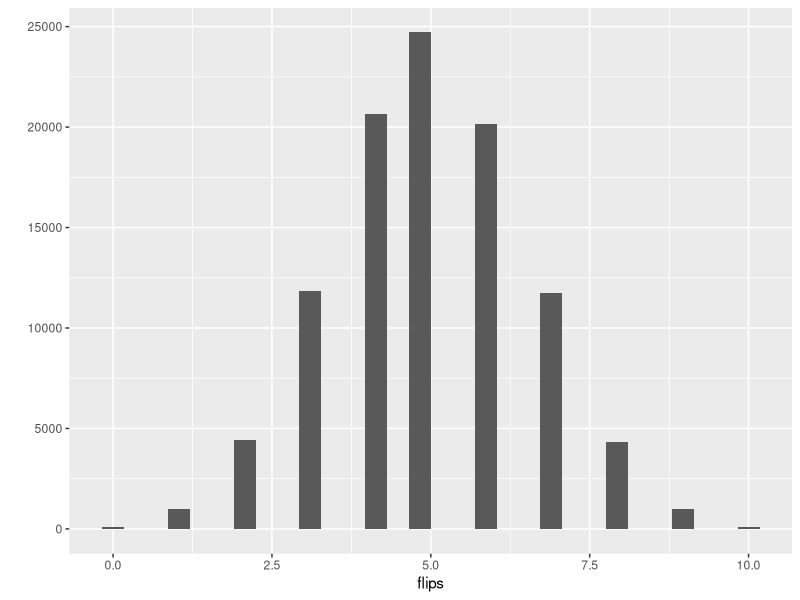

Write the R code that produced this figure.
## ---- chunk 1
rbinom(1, 1, .5)
## ---- chunk 2
rbinom(10, 1, .5)
## ---- chunk 3
rbinom(10, 1, .5)
## ---- chunk 4
rbinom(1, 10, .5)
## ---- chunk 5
rbinom(10, 10, .5)
## ---- chunk 6
rbinom(10, 10, 0.8)
## ---- chunk 7
library(ggplot2)
flips <- rbinom(100000, 10, .5)
qplot(flips)
## ---- chunk 8
mean(flips == 5)
## ---- chunk 9
dbinom(5, 10, .5)
## ---- chunk 10
pbinom(5, 10, .5)
## ---- chunk 11
pbinom(4, 10, .5)
## ---- chunk 12
# X ~ Binomial(size, p)
flips <- rbinom(100000, 10, 0.5)
mean(flips)
## ---- chunk 13
mean(rbinom(100000, 100, 0.2))
## ---- chunk 14
var(rbinom(100000, 10, .5))
